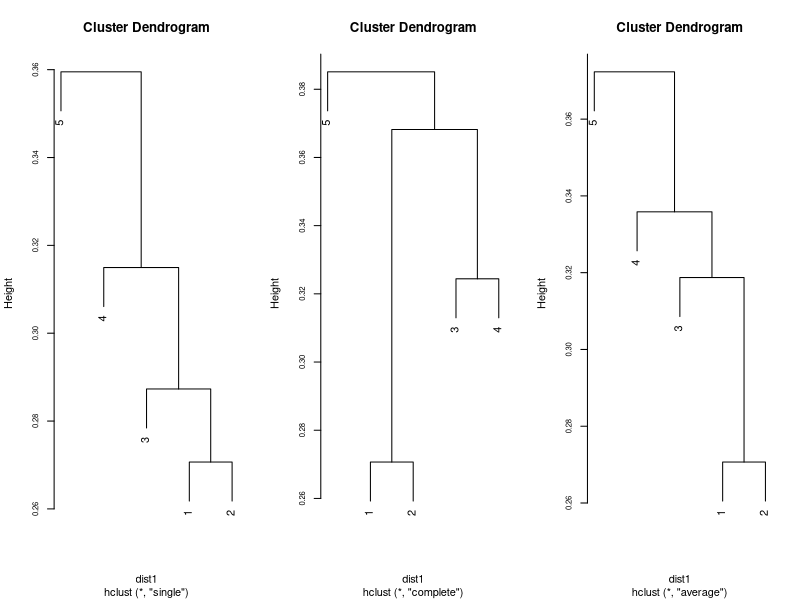
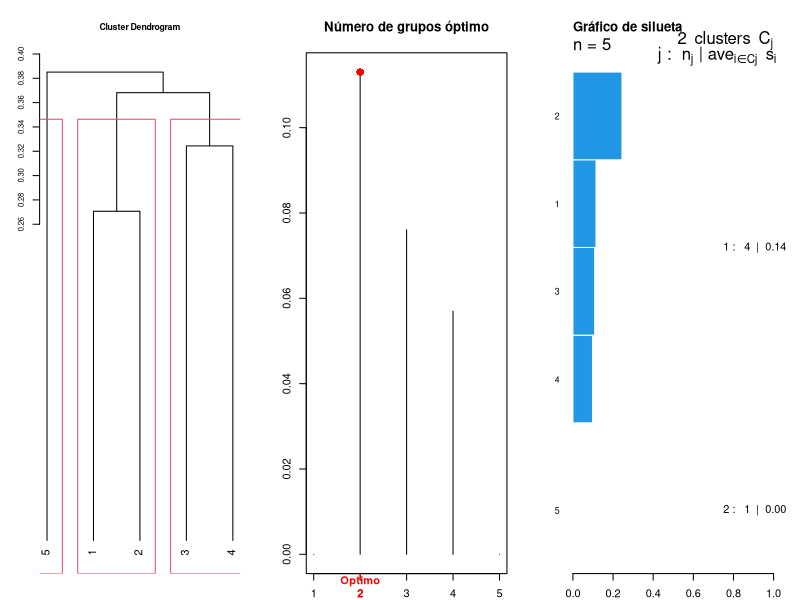

Generate these figures, in order, with R:
## ---- chunk 1
library(vegan)
data(BCI)

dist<- vegdist(BCI[1:10,], method="bray")
dist[1:10]
## ---- chunk 2

S_BCI<- BCI[1:5,]
dist1<- vegdist(S_BCI, method="bray")
dist1

## ---- chunk 3
par(mfcol=c(1,3))

csim <- hclust(dist1, method="single")
ccom <- hclust(dist1, method="complete")
cpro <- hclust(dist1, method="average")

plot(csim, cex.axis=0.7)
plot(ccom, cex.axis=0.7)
plot(cpro, cex.axis=0.7)

## ---- chunk 4
par(mar=c(2,3,4,2))
plot(ccom, hang=-0.1, cex.axis=0.7, cex.lab=0.8, cex.main=0.8)
rect.hclust(ccom, 3)


## ---- chunk 5
grupo <- cutree(ccom, 3)
grupo
## ---- chunk 6
#Calculamos la matriz cofenética para cada método de
#agrupamiento

csim_coph <- cophenetic(csim)
cpro_coph <- cophenetic(cpro)
ccom_coph <- cophenetic(ccom)

#Calculamos la correlación
cor(csim_coph, dist1); cor(cpro_coph, dist1);cor(ccom_coph, dist1)


## ---- chunk 7

sim_gow <- sum((dist1-csim_coph)^2)
pro_gow <- sum((dist1-cpro_coph)^2)
com_gow <- sum((dist1-ccom_coph)^2)

sim_gow; pro_gow; com_gow

## ---- chunk 8
library(cluster)

#Generamos un vector vacío para colocar los valores 
# medios de la anchura de la silueta (mas)
mas <- numeric(nrow(S_BCI))

#Calculamos y ponemos el <mas> en el vector generado
for( k in 2: (nrow(S_BCI)-1)){
    sil <- silhouette(cutree(ccom, k=k), dist1)
  mas[k] <- summary(sil)$avg.width
}

# Analizamos cual es el mejor punto de corte
k.best <- which.max(mas)

# Graficamos
plot(1:nrow(S_BCI), mas, type = "h", main="Número de grupos óptimo", 
     xlab = "Número de grupos (k)", ylab="Media de la anchura de la silueta")
axis(1, k.best, paste("Optimo", k.best, sep="\n"  ), 
     col="red", font=2, col.axis="red")
points(k.best, max(mas), pch=16, col="red", cex=1.5)

cat("", "Número óptimo de grupos k=", k.best, "\n",
    "Con un valor medio de anchura de la silueta de", max(mas), "\n")

## ---- chunk 9
k<- 2
cutg <- cutree(ccom, k=k)
sil <- silhouette(cutg, dist1)
sil.o <- sortSilhouette(sil)

rownames(sil.o) <- row.names(S_BCI)[attr(sil.o, "iOrd")]

plot(sil.o, main= "Gráfico de silueta", cex.names = 0.8, 
     col = cutg+3, nmax.lab=100)



